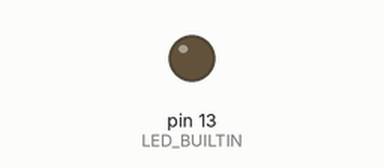
Simulated run of this sketch. Board: Arduino Uno, built with avr-gcc and run on an emulated ATmega328P. On the bench: output pins drawn as LEDs (lit = HIGH).

Above: at 0.3 s.
At 18.3 s:
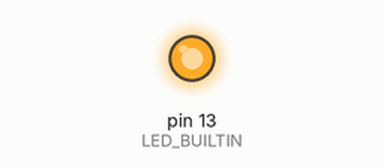
Timing chart, 0 to 20.3 s (numbered marks = the images above):
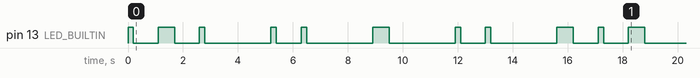

The sketch:

name_morse_code.ino
```cpp
// Name: RITIK
// Task: 2.1P

void setup() {
  // put your setup code here, to run once:
  pinMode(LED_BUILTIN,OUTPUT);
}

void dot(){
  digitalWrite(LED_BUILTIN, HIGH);
  delay(200);
  digitalWrite(LED_BUILTIN, LOW);
  delay(900);
}

void dash(){
  digitalWrite(LED_BUILTIN, HIGH);
  delay(600);
  digitalWrite(LED_BUILTIN, LOW);
  delay(900);
}
void loop() {
  // put your main code here, to run repeatedly:
  //My name: RITIK
  //Morse Code: .-. .. - .. -.-

  //led blink for 'R'
  dot();
  dash();
  dot();
  delay(1500);

  //led blink for 'I'
  dot();
  dot();
  delay(1500);

  //led blink for 'T'
  dash();
  delay(1500);

  //led blink for 'I'
  dot();
  dot();
  delay(1500);

  //led blink for 'K'
  dash();
  dot();
  dash();
  delay(200000);

}
```

Measured:
- by itself, pin 13 (LED_BUILTIN): LOW → HIGH at 0.00 s, → LOW 0.20 s later, → HIGH 0.90 s later, → LOW 0.60 s later, … (22 changes in this stretch)
